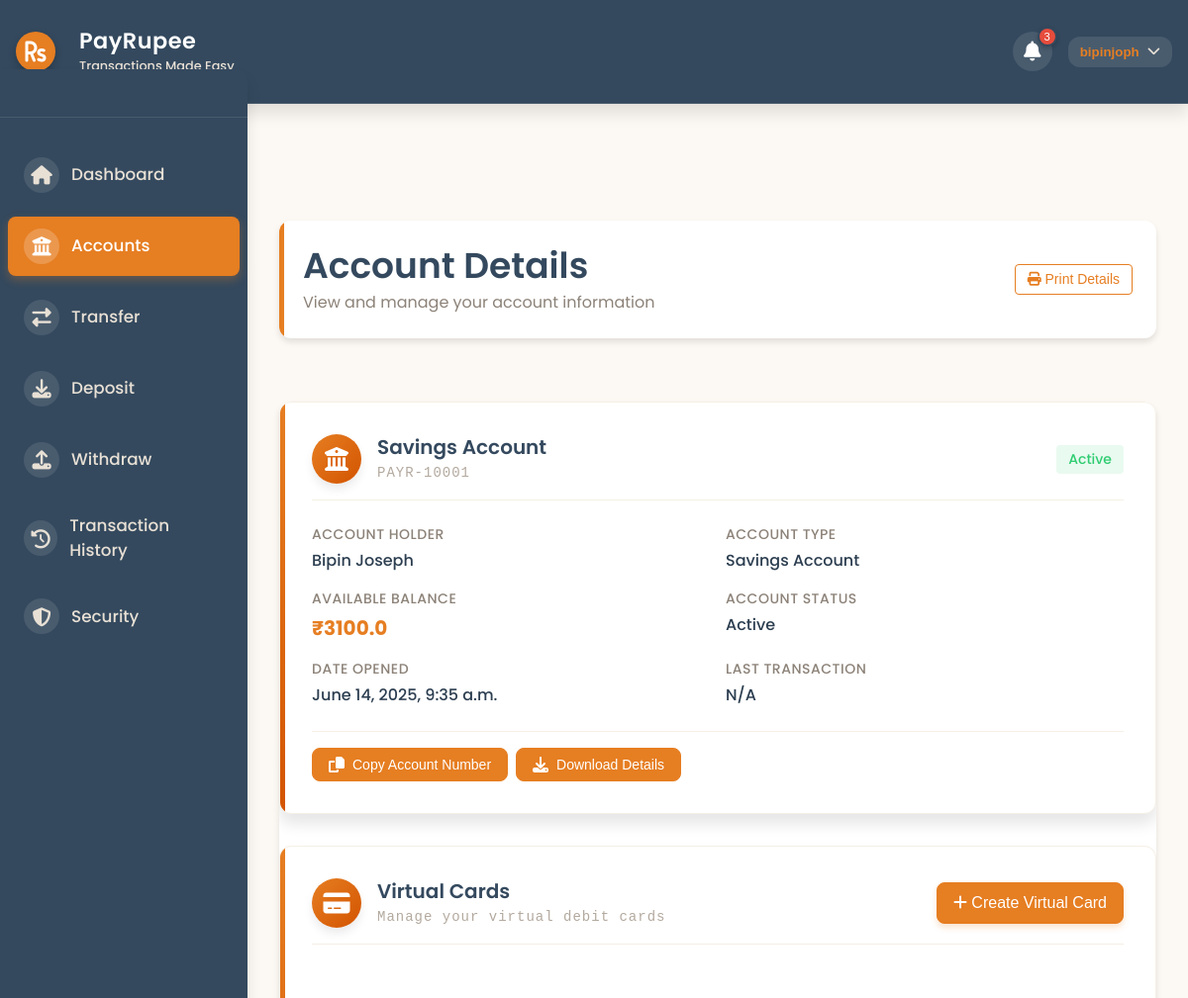
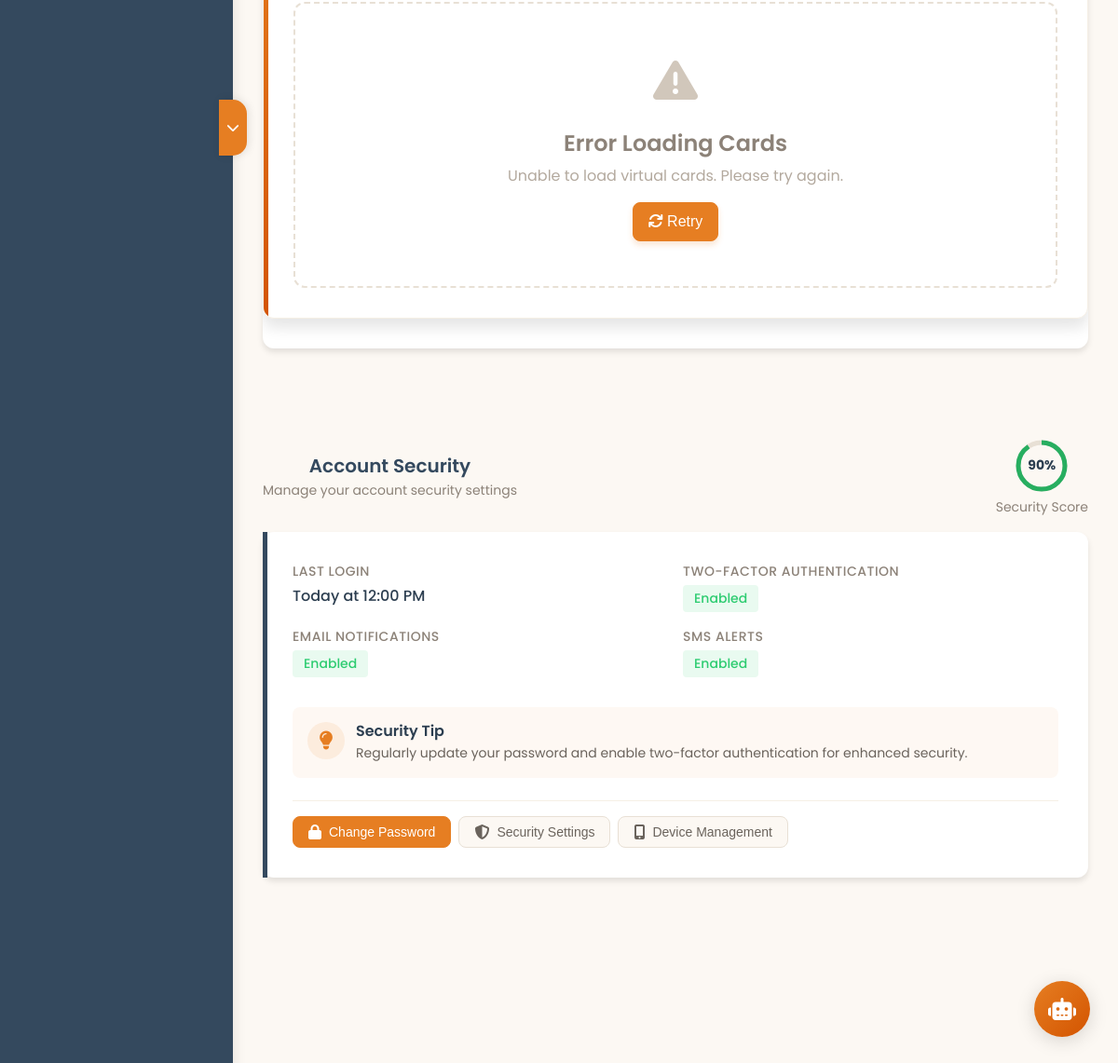
Screenshot of /accounts/ (signed in) with the database file from the repository (2 pictures, top to bottom).
### Bank/models.py (models this page shows)
class Account(models.Model):
    AccountHolder=models.CharField(max_length=100)
    AccountNumber=models.CharField(max_length=100,blank=True)
    AccountType=models.CharField(max_length=100)
    AccountStatus=models.CharField(max_length=100)
    AccountBalance=models.FloatField()
    DateOpened=models.DateTimeField(default=timezone.now)
    AccountUsername=models.CharField(max_length=100)

### Bank/deco.py (the view)
    def wrapper(request, *args, **kwargs):
        if 'username' not in request.session:
            return redirect('/loginpage/')
        return view_func(request, *args, **kwargs)

### Bank/deco.py (called while the page is built)
def login_required_custom(view_func):
    def wrapper(request, *args, **kwargs):
        if 'username' not in request.session:
            return redirect('/loginpage/')
        return view_func(request, *args, **kwargs)
    return wrapper

### Bank/views.py (called while the page is built)
@login_required_custom
def accounts(request):
    username = request.session.get('username')
    act=Account.objects.get(AccountUsername=username)
    con={
        "act":act,
    }
    return render(request,'accounts.html',con)

### Bank/templates/accounts.html (shortened to what this page needs)
<!DOCTYPE html>
<html lang="en">
<head>
    <link rel="stylesheet" href="css/main.css">
    <link rel="stylesheet" href="css/responsive.css">
    <link rel="stylesheet" href="css/dashboard.css">
    <link rel="stylesheet" href="https://cdnjs.cloudflare.com/ajax/libs/font-awesome/6.4.0/css/all.min.css">
</head>
<body class="dashboard-body">
    <header class="dashboard-header">
        <div class="container">
            <div class="header-content">
                <div class="logo">
                    <a href="/dashboard" class="logo-container">
                        <div class="logo-icon">
                            <i class="fas fa-rupee-sign"></i>
                        </div>
                        <div class="logo-text">
                            <h1>PayRupee</h1>
                            <span class="tagline">Transactions Made Easy</span>
                        </div>
                    </a>
                </div>
                <div class="header-actions">
                    <div class="notifications">
                        <button class="notification-btn">
                            <i class="fas fa-bell"></i>
                            <span class="notification-badge">3</span>
                        </button>
                    </div>
                    <div class="user-menu">
                        <button class="user-menu-btn">
                            <span class="user-name" style="font-weight: var(--font-weight-semibold); color: var(--primary-color);">{{ act.AccountUsername }}</span>
                            <i class="fas fa-chevron-down"></i>
                        </button>
                    </div>
                </div>
            </div>
        </div>
    </header>
    <div class="dashboard-container">
        <aside class="sidebar">
            <div class="sidebar-handle" id="sidebar-handle">
                <i class="fas fa-chevron-down"></i>
            </div>
            <div class="sidebar-header">
            </div>
            <nav class="sidebar-nav">
                <ul>
                    <li>
                        <a href="/dashboard/">
                            <i class="fas fa-home"></i>
                            <span>Dashboard</span>
                        </a>
                    </li>
                    <li class="active">
                        <a href="/accounts/">
                            <i class="fas fa-university"></i>
                            <span>Accounts</span>
                        </a>
                    </li>
                    <li>
                        <a href="/transfer/">
                            <i class="fas fa-exchange-alt"></i>
                            <span>Transfer</span>
                        </a>
                    </li>
                    <li>
                        <a href="/deposit/">
                            <i class="fas fa-download"></i>
                            <span>Deposit</span>
                        </a>
                    </li>
                    <li>
                        <a href="/withdraw/">
                            <i class="fas fa-upload"></i>
                            <span>Withdraw</span>
                        </a>
                    </li>
                    <li>
                        <a href="/history/">
                            <i class="fas fa-history"></i>
                            <span>Transaction History</span>
                        </a>
                    </li>
                    <li>
                        <a href="/security/">
                            <i class="fas fa-shield-alt"></i>
                            <span>Security</span>
                        </a>
                    </li>
                </ul>
            </nav>
        </aside>
        <main class="main-content">
            <div class="page-header">
                <div class="page-header-content">
                    <div class="page-title">
                        <h1>Account Details</h1>
                        <p>View and manage your account information</p>
                    </div>
                    <div class="page-actions">
                        <button class="btn btn-sm btn-outline">
                            <i class="fas fa-print"></i> Print Details
                        </button>
                    </div>
                </div>
            </div>
            <section class="account-details">
                <div class="account-details-container">
                    <div class="account-info-card">
                        <div class="account-info-header">
                            <div class="account-type-icon">
                                <i class="fas fa-university"></i>
                            </div>
                            <div class="account-type-details">
                                <h3>{{ act.AccountType }} Account</h3>
                                <div class="account-number" id="account-number-display">{{ act.AccountNumber }}</div>
                            </div>
                            <div class="account-status">
                                <span class="status-badge active">Active</span>
                            </div>
                        </div>
                        <div class="account-info-content">
                            <div class="account-info-row">
                                <div class="info-item">
                                    <div class="info-label">Account Holder</div>
                                    <div class="info-value" id="account-holder-name">{{ act.AccountHolder }}</div>
                                </div>
                                <div class="info-item">
                                    <div class="info-label">Account Type</div>
                                    <div class="info-value">{{ act.AccountType }} Account</div>
                                </div>
                            </div>
                            <div class="account-info-row">
                                <div class="info-item">
                                    <div class="info-label">Available Balance</div>
                                    <div class="info-value balance">₹<span id="available-balance">{{ act.AccountBalance }}</span></div>
                                </div>
                                <div class="info-item">
                                    <div class="info-label">Account Status</div>
                                    <div class="info-value">{{ act.AccountStatus }}</div>
                                </div>
                            </div>
                            <div class="account-info-row">
                                <div class="info-item">
                                    <div class="info-label">Date Opened</div>
                                    <div class="info-value" id="account-open-date">{{ act.DateOpened }}</div>
                                </div>
                                <div class="info-item">
                                    <div class="info-label">Last Transaction</div>
                                    <div class="info-value" id="last-transaction-date">N/A</div>
                                </div>
                            </div>
                        </div>
                        <div class="account-actions">
                            <button class="account-action-btn primary" id="copy-account-number">
                                <i class="fas fa-copy"></i> Copy Account Number
                            </button>
                            <form action="/download-account-details-pdf/" method="get" style="display: inline;" id="download-form">
                                <button type="submit" class="account-action-btn" style="color: white; background-color: var(--primary-color); border-color: var(--primary-color);">
                                    <i class="fas fa-download"></i> Download Details
                                </button>
                            </form>
                        </div>
                    </div>
                    <div class="account-info-card">
                        <div class="account-info-header">
                            <div class="account-type-icon">
                                <i class="fas fa-credit-card"></i>
                            </div>
                            <div class="account-type-details">
                                <h3>Virtual Cards</h3>
                                <div class="account-number">Manage your virtual debit cards</div>
                            </div>
                            <div class="account-status">
                                <button class="btn btn-primary" id="create-virtual-card-btn">
                                    <i class="fas fa-plus"></i> Create Virtual Card
                                </button>
                            </div>
                        </div>
                        <div class="account-info-content">
                            <div class="virtual-cards-container" id="virtual-cards-container">
                            </div>
                        </div>
                    </div>
                </div>
            </section>
            <section class="account-security">
                <div class="section-header">
                    <div class="section-title-group">
                        <h2>Account Security</h2>
                        <div class="section-subtitle">Manage your account security settings</div>
                    </div>
                    <div class="security-score">
                        <div class="score-circle">
                            <svg width="60" height="60" viewBox="0 0 60 60">
                                <circle cx="30" cy="30" r="25" fill="none" stroke="#e8e0d5" stroke-width="5"/>
                                <circle cx="30" cy="30" r="25" fill="none" stroke="#27ae60" stroke-width="5" stroke-dasharray="157" stroke-dashoffset="15.7" transform="rotate(-90 30 30)"/>
                            </svg>
                            <span class="score-text">90%</span>
                        </div>
                        <div class="score-label">Security Score</div>
                    </div>
                </div>
                <div class="security-info-card">
                    <div class="security-info-content">
                        <div class="security-info-row">
                            <div class="info-item">
                                <div class="info-label">Last Login</div>
                                <div class="info-value" id="last-login-time">Today at 12:00 PM</div>
                            </div>
                            <div class="info-item">
                                <div class="info-label">Two-Factor Authentication</div>
                                <div class="info-value"><span class="status-badge enabled">Enabled</span></div>
                            </div>
                        </div>
                        <div class="security-info-row">
                            <div class="info-item">
                                <div class="info-label">Email Notifications</div>
                                <div class="info-value"><span class="status-badge enabled">Enabled</span></div>
                            </div>
                            <div class="info-item">
                                <div class="info-label">SMS Alerts</div>
                                <div class="info-value"><span class="status-badge enabled">Enabled</span></div>
                            </div>
                        </div>
                        <div class="security-tips">
                            <div class="tip-icon">
                                <i class="fas fa-lightbulb"></i>
                            </div>
                            <div class="tip-content">
                                <h4>Security Tip</h4>
                                <p>Regularly update your password and enable two-factor authentication for enhanced security.</p>
                            </div>
                        </div>
                    </div>
                    <div class="account-actions">
                        <button class="account-action-btn primary" id="change-password">
                            <i class="fas fa-lock"></i> Change Password
                        </button>
                        <button class="account-action-btn" id="security-settings">
                            <i class="fas fa-shield-alt"></i> Security Settings
                        </button>
                        <button class="account-action-btn" id="device-management">
                            <i class="fas fa-mobile-alt"></i> Device Management
                        </button>
                    </div>
                </div>
            </section>
        </main>
    </div>
    {% include 'ai_chatbot_component.html' %}
</body>
</html>

### rows the page displays
Account: AccountUsername "bipinjoph", AccountType "Savings", AccountNumber "PAYR-10001", AccountHolder "Bipin Joseph", AccountBalance "3100.0", AccountStatus "Active", DateOpened "June 14, 2025, 9:35 a.m."
